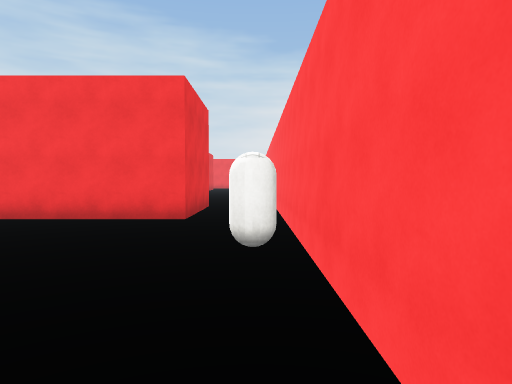
View 1 (above)

14 first-person views from a walk through a 3-D level made in the Unity game engine. The camera is 1.4 m above the floor, tilts 2° down and sees 75° across. The floor is counted in squares, 2 m on a side. Each view is taken from the middle of a square. On the plan, view 1 faces up. The plan holds only what a view shows up to about 10 squares ahead; the rest is blank. The place goes on beyond the plan. The player is left out. Surface patterns are stand-ins for the level's own textures.

View 2
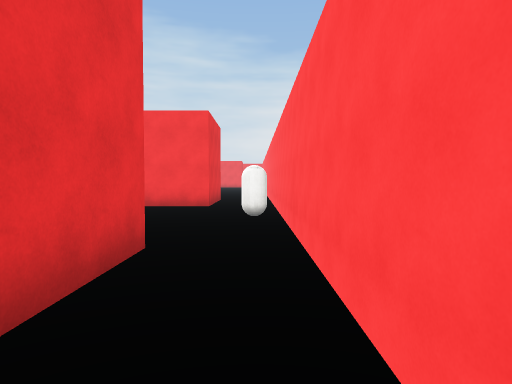

View 3
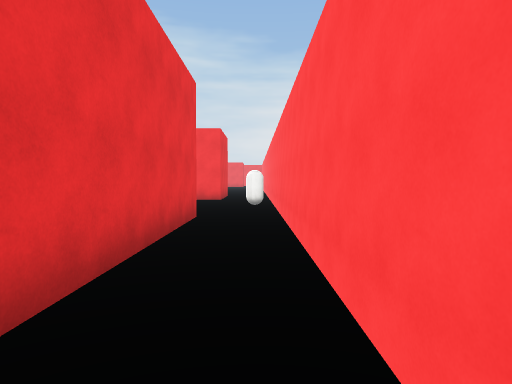

View 4
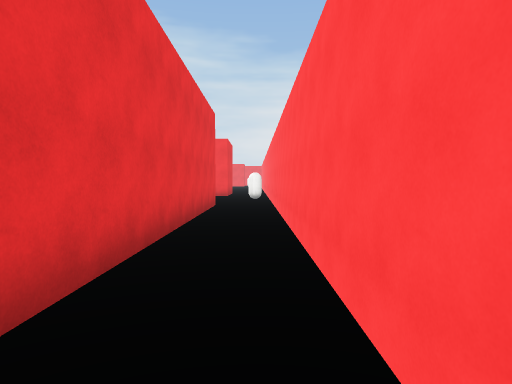

View 5
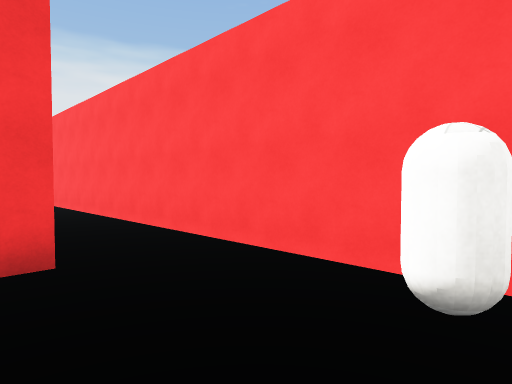

View 6
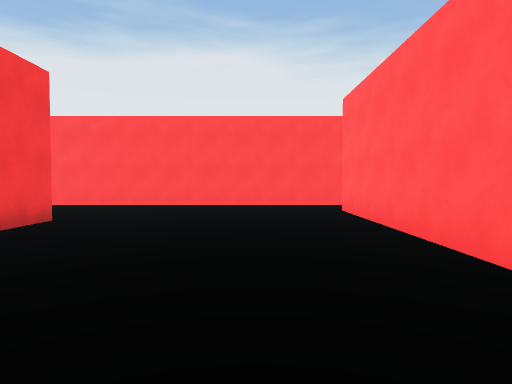

View 7
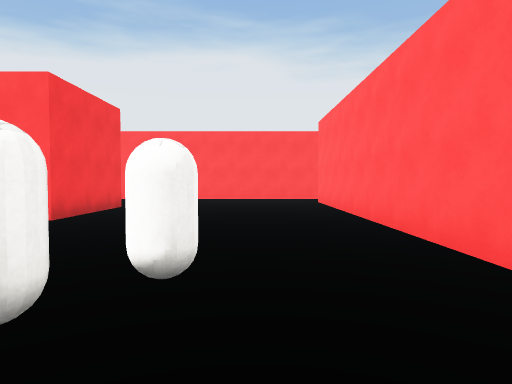

View 8
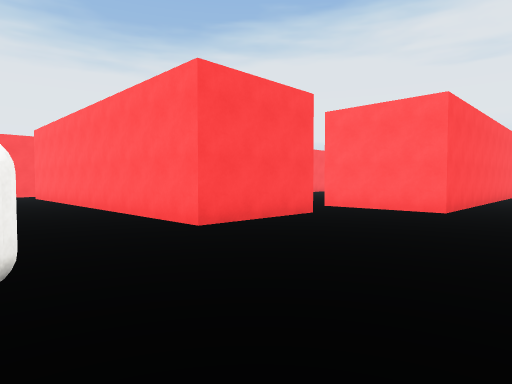

View 9
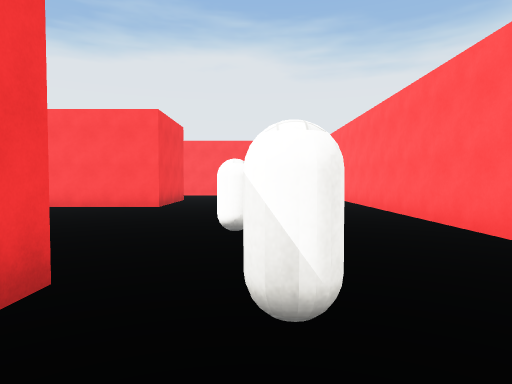

View 10
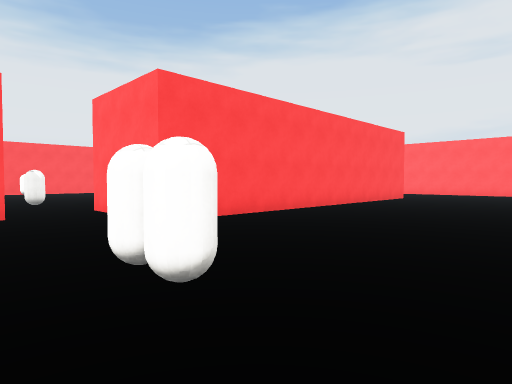

View 11
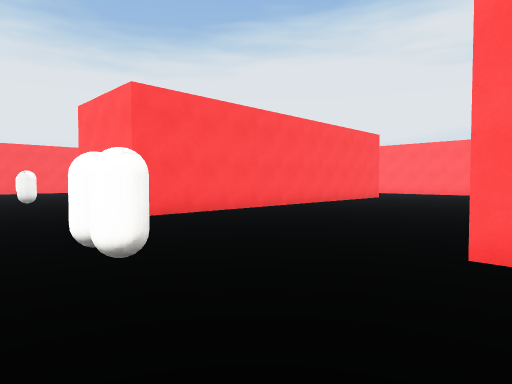

View 12
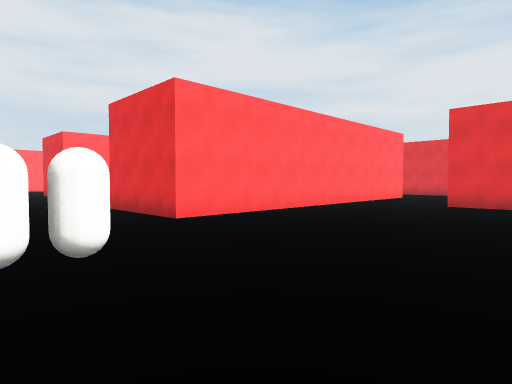

View 13
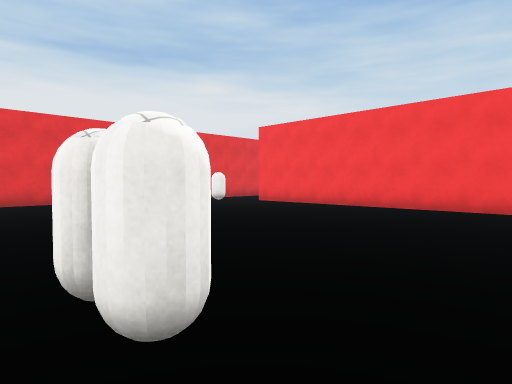

View 14
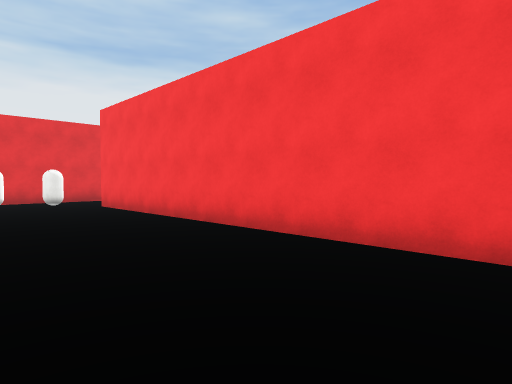

### Floor plan
Points are (right, up) in squares from view 1. A wall is a line through its corners. A room is listed if a view was taken in it or the views show most of it. See-through windows are left out.
Room 1 (views 1, 2, 3, 4)
walls: (0.7, -8.1) (0.7, 1.6); (-1.1, 0.5) (-1.1, -7.6)
ways out: opening at (-0.5, 0.5) to room 2
Room 2 (views 5, 6, 7, 8, 9, 10, 11, 12, 13, 14)
walls: (-13.9, -2.1) (-13.9, 4.2) (-10.8, 4.2); (-24.9, 3.7) (-19.3, 3.7) (-19.3, 0.6); (-11.8, 5.9) (-11.8, 9) (-1.1, 9) (-1.1, 6) (-4.6, 6); (-25.8, 7.8) (-25.8, 6.2); (-12.8, 13.4) (-23.2, 13.4); (-25.8, 12.4) (-25.8, 11.6); (0.7, 1.6) (0.7, 17); (-3.1, 14.5) (-6.2, 14.5) (-6.2, 17.5)
ways out: opening at (-0.5, 0.5) to room 1
objects: other object (-25, 11); capsule (-24, 13); capsule (-17, 6); capsule (-16, 6); capsule (-10, 12); capsule (-8, 5); capsule (0, 3)

Where each view was taken, in squares from view 1:
view 1: 0 up, 0 right, facing up
view 2: 3 down, 0 right, facing up
view 3: 6 down, 0 right, facing up
view 4: 9 down, 0 right, facing up
view 5: 3 up, 2 left, facing up-right
view 6: 11 up, 9 left, facing right
view 7: 11 up, 12 left, facing right
view 8: 12 up, 16 left, facing down-right
view 9: 12 up, 15 left, facing right
view 10: 7 up, 19 left, facing down-right
view 11: 7 up, 20 left, facing down-right
view 12: 9 up, 16 left, facing down-left
view 13: 5 up, 15 left, facing up-left
view 14: 10 up, 14 left, facing up-left
